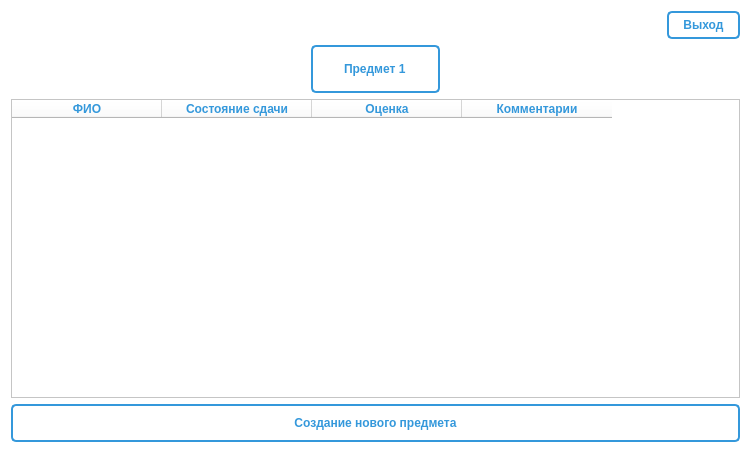
<?xml version="1.0" encoding="UTF-8"?>
<ui version="4.0">
 <class>Form</class>
 <widget class="QWidget" name="Form">
  <property name="geometry">
   <rect>
    <x>0</x>
    <y>0</y>
    <width>751</width>
    <height>453</height>
   </rect>
  </property>
  <property name="windowTitle">
   <string>Главный экран</string>
  </property>
  <property name="styleSheet">
   <string notr="true">background-color: rgb(255, 255, 255);</string>
  </property>
  <layout class="QVBoxLayout" name="verticalLayout">
   <item>
    <layout class="QHBoxLayout" name="horizontalLayout_2">
     <item>
      <spacer name="horizontalSpacer">
       <property name="orientation">
        <enum>Qt::Horizontal</enum>
       </property>
       <property name="sizeHint" stdset="0">
        <size>
         <width>608</width>
         <height>20</height>
        </size>
       </property>
      </spacer>
     </item>
     <item>
      <widget class="QPushButton" name="deauthorizationButton">
       <property name="styleSheet">
        <string notr="true">text-transform: uppercase;
  font-weight: bold;
  color: #3498db;
  border: 2px solid #3498db;
  text-decoration: none;
  inline: inline-block;
  padding: 5px 14px;
  -webkit-border-radius: 5px;
  -moz-border-radius: 5px;
  border-radius: 5px;
  box-shadow: 0px 5px 20px 0px rgba(73, 139, 250, 0.57);</string>
       </property>
       <property name="text">
        <string>Выход</string>
       </property>
      </widget>
     </item>
    </layout>
   </item>
   <item>
    <layout class="QHBoxLayout" name="horizontalLayout">
     <item>
      <spacer name="horizontalSpacer_3">
       <property name="orientation">
        <enum>Qt::Horizontal</enum>
       </property>
       <property name="sizeHint" stdset="0">
        <size>
         <width>258</width>
         <height>48</height>
        </size>
       </property>
      </spacer>
     </item>
     <item>
      <widget class="QLabel" name="label">
       <property name="styleSheet">
        <string notr="true">text-transform: uppercase;
  font-weight: bold;
  color: #3498db;
  border: 2px solid #3498db;
  text-decoration: none;
  inline: inline-block;
  padding: 10px 28px;
  -webkit-border-radius: 5px;
  -moz-border-radius: 5px;
  border-radius: 5px;
  box-shadow: 0px 5px 20px 0px rgba(73, 139, 250, 0.57);</string>
       </property>
       <property name="text">
        <string>Предмет 1</string>
       </property>
      </widget>
     </item>
     <item>
      <spacer name="horizontalSpacer_4">
       <property name="orientation">
        <enum>Qt::Horizontal</enum>
       </property>
       <property name="sizeHint" stdset="0">
        <size>
         <width>258</width>
         <height>48</height>
        </size>
       </property>
      </spacer>
     </item>
    </layout>
   </item>
   <item>
    <widget class="QTableWidget" name="tableStudents">
     <property name="minimumSize">
      <size>
       <width>603</width>
       <height>0</height>
      </size>
     </property>
     <property name="contextMenuPolicy">
      <enum>Qt::DefaultContextMenu</enum>
     </property>
     <property name="autoFillBackground">
      <bool>false</bool>
     </property>
     <property name="styleSheet">
      <string notr="true">text-transform: uppercase;
  font-weight: bold;
  color: #3498db;
  text-decoration: none;
  inline: inline-block;
  -webkit-border-radius: 5px;
  -moz-border-radius: 5px;
  box-shadow: 0px 5px 20px 0px rgba(73, 139, 250, 0.57);</string>
     </property>
     <attribute name="horizontalHeaderVisible">
      <bool>true</bool>
     </attribute>
     <attribute name="horizontalHeaderCascadingSectionResizes">
      <bool>false</bool>
     </attribute>
     <attribute name="horizontalHeaderDefaultSectionSize">
      <number>150</number>
     </attribute>
     <attribute name="horizontalHeaderHighlightSections">
      <bool>true</bool>
     </attribute>
     <attribute name="horizontalHeaderShowSortIndicator" stdset="0">
      <bool>false</bool>
     </attribute>
     <attribute name="horizontalHeaderStretchLastSection">
      <bool>false</bool>
     </attribute>
     <attribute name="verticalHeaderVisible">
      <bool>true</bool>
     </attribute>
     <attribute name="verticalHeaderCascadingSectionResizes">
      <bool>true</bool>
     </attribute>
     <attribute name="verticalHeaderHighlightSections">
      <bool>true</bool>
     </attribute>
     <attribute name="verticalHeaderShowSortIndicator" stdset="0">
      <bool>false</bool>
     </attribute>
     <column>
      <property name="text">
       <string>ФИО</string>
      </property>
     </column>
     <column>
      <property name="text">
       <string>Состояние сдачи</string>
      </property>
     </column>
     <column>
      <property name="text">
       <string>Оценка</string>
      </property>
     </column>
     <column>
      <property name="text">
       <string>Комментарии</string>
      </property>
     </column>
    </widget>
   </item>
   <item>
    <widget class="QPushButton" name="creatingSubjectSubmit">
     <property name="styleSheet">
      <string notr="true">text-transform: uppercase;
  font-weight: bold;
  color: #3498db;
  border: 2px solid #3498db;
  text-decoration: none;
  inline: inline-block;
  padding: 10px 28px;
  -webkit-border-radius: 5px;
  -moz-border-radius: 5px;
  border-radius: 5px;
  box-shadow: 0px 5px 20px 0px rgba(73, 139, 250, 0.57);</string>
     </property>
     <property name="text">
      <string>Создание нового предмета</string>
     </property>
    </widget>
   </item>
  </layout>
 </widget>
 <resources/>
 <connections/>
</ui>
